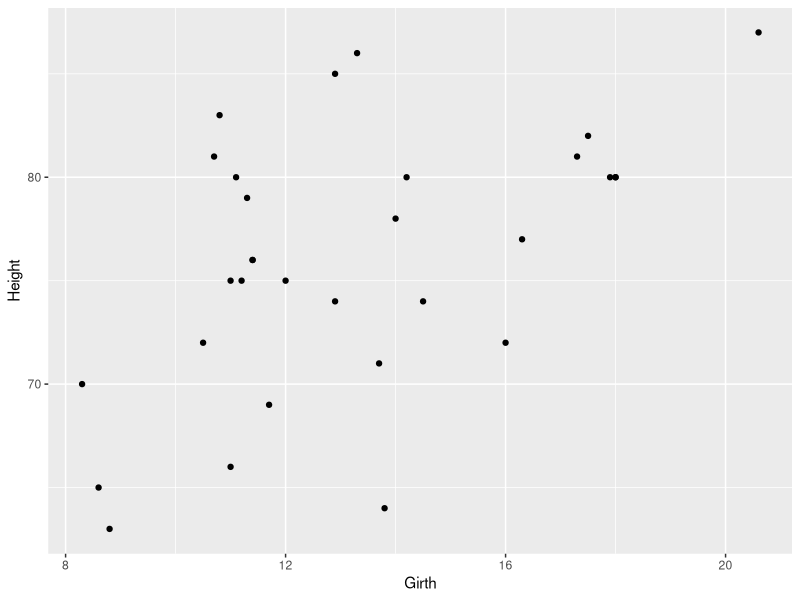
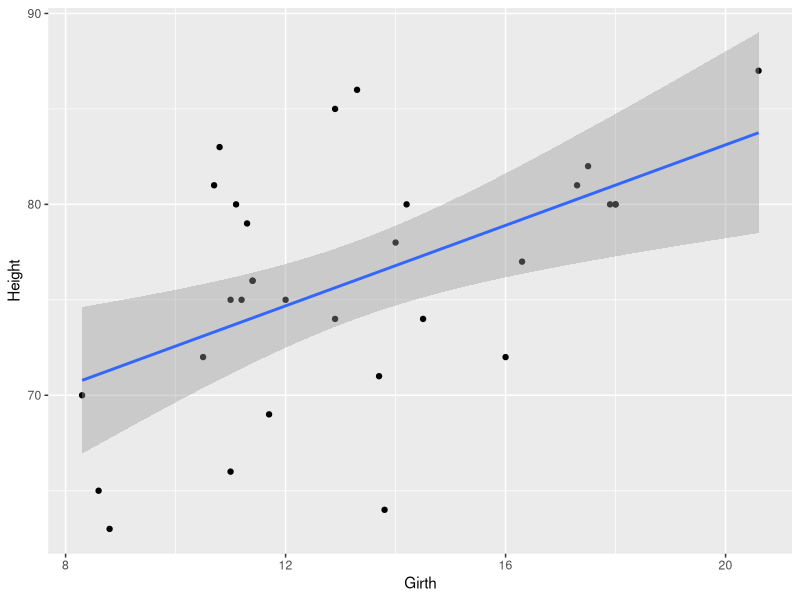

Reproduce these figures in R, in order.
#how to use built in datasets of R
data() # all datasets in R
View(CO2) #to view datasets in R console
View(PlantGrowth)
View(iris)
View(mtcars)
View(trees)
View(npk) #NPK data for fictorial design


head(CO2) #to show the first 6 rows of the data
names(CO2) #to show the names of columns
nrow(CO2) #to look for number of rows
ncol(CO2)  #to look for number of columns

install.packages("writexl") #to save .xlsx files
library(writexl)
# save the co2 data in test_1 file
write_xlsx(CO2, path = "C:\\Users\\SAMIA NOREEN\\Desktop\\test_1\\CO2.xlsx") #to commont files
# Let's make a graph (geomPlot) of tree data
library(ggplot2) #to plot the graph and figure
ggplot(trees, aes(Girth, Height))+geom_point()
# to find the type of trend in data use geom_smooth method
ggplot(trees, aes(Girth, Height))+geom_point()+geom_smooth(method = "lm")




